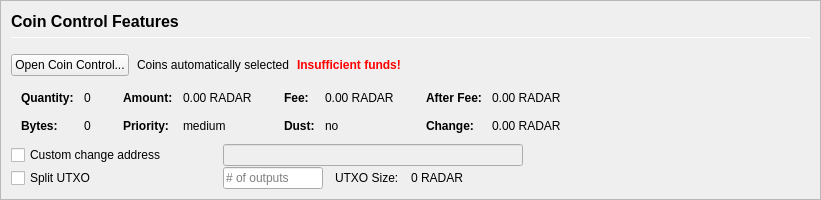
         <widget class="QFrame" name="frameCoinControl">
          <property name="sizePolicy">
           <sizepolicy hsizetype="Expanding" vsizetype="Expanding">
            <horstretch>0</horstretch>
            <verstretch>0</verstretch>
           </sizepolicy>
          </property>
          <property name="maximumSize">
           <size>
            <width>16777215</width>
            <height>16777215</height>
           </size>
          </property>
          <property name="frameShape">
           <enum>QFrame::StyledPanel</enum>
          </property>
          <property name="frameShadow">
           <enum>QFrame::Sunken</enum>
          </property>
          <layout class="QVBoxLayout" name="verticalLayoutCoinControl2">
           <property name="spacing">
            <number>0</number>
           </property>
           <property name="margin">
            <number>0</number>
           </property>
           <item>
            <widget class="QFrame" name="frameCoinControl_BG">
             <layout class="QVBoxLayout" name="verticalLayoutCoinControl" stretch="0,0,0,0,0,0">
              <property name="spacing">
               <number>1</number>
              </property>
              <property name="leftMargin">
               <number>10</number>
              </property>
              <property name="topMargin">
               <number>10</number>
              </property>
              <item>
               <layout class="QHBoxLayout" name="horizontalLayoutCoinControl1">
                <property name="bottomMargin">
                 <number>15</number>
                </property>
                <item>
                 <layout class="QVBoxLayout" name="verticalLayout_3">
                  <property name="spacing">
                   <number>6</number>
                  </property>
                  <item>
                   <widget class="QLabel" name="labelCoinControlFeatures">
                    <property name="sizePolicy">
                     <sizepolicy hsizetype="Preferred" vsizetype="Maximum">
                      <horstretch>0</horstretch>
                      <verstretch>0</verstretch>
                     </sizepolicy>
                    </property>
                    <property name="minimumSize">
                     <size>
                      <width>0</width>
                      <height>20</height>
                     </size>
                    </property>
                    <property name="font">
                     <font>
                      <pointsize>12</pointsize>
                      <weight>75</weight>
                      <bold>true</bold>
                     </font>
                    </property>
                    <property name="styleSheet">
                     <string notr="true">font-weight:bold;</string>
                    </property>
                    <property name="text">
                     <string>Coin Control Features</string>
                    </property>
                   </widget>
                  </item>
                  <item>
                   <widget class="Line" name="line">
                    <property name="minimumSize">
                     <size>
                      <width>0</width>
                      <height>1</height>
                     </size>
                    </property>
                    <property name="maximumSize">
                     <size>
                      <width>16777215</width>
                      <height>1</height>
                     </size>
                    </property>
                    <property name="orientation">
                     <enum>Qt::Horizontal</enum>
                    </property>
                   </widget>
                  </item>
                 </layout>
                </item>
               </layout>
              </item>
              <item>
               <layout class="QHBoxLayout" name="horizontalLayoutCoinControl2" stretch="0,0,0,0">
                <property name="spacing">
                 <number>8</number>
                </property>
                <property name="bottomMargin">
                 <number>10</number>
                </property>
                <item>
                 <widget class="QPushButton" name="pushButtonCoinControl">
                  <property name="styleSheet">
                   <string notr="true"/>
                  </property>
                  <property name="text">
                   <string>Open Coin Control...</string>
                  </property>
                  <property name="autoDefault">
                   <bool>false</bool>
                  </property>
                 </widget>
                </item>
                <item>
                 <widget class="QLabel" name="labelCoinControlAutomaticallySelected">
                  <property name="text">
                   <string>Coins automatically selected</string>
                  </property>
                  <property name="margin">
                   <number>5</number>
                  </property>
                 </widget>
                </item>
                <item>
                 <widget class="QLabel" name="labelCoinControlInsuffFunds">
                  <property name="font">
                   <font>
                    <weight>75</weight>
                    <bold>true</bold>
                   </font>
                  </property>
                  <property name="styleSheet">
                   <string notr="true">color:red;font-weight:bold;</string>
                  </property>
                  <property name="text">
                   <string>Insufficient funds!</string>
                  </property>
                  <property name="margin">
                   <number>5</number>
                  </property>
                 </widget>
                </item>
                <item>
                 <spacer name="horizontalSpacerCoinControl">
                  <property name="orientation">
                   <enum>Qt::Horizontal</enum>
                  </property>
                  <property name="sizeHint" stdset="0">
                   <size>
                    <width>40</width>
                    <height>1</height>
                   </size>
                  </property>
                 </spacer>
                </item>
               </layout>
              </item>
              <item>
               <widget class="QWidget" name="widgetCoinControl" native="true">
                <property name="sizePolicy">
                 <sizepolicy hsizetype="Preferred" vsizetype="Preferred">
                  <horstretch>0</horstretch>
                  <verstretch>0</verstretch>
                 </sizepolicy>
                </property>
                <property name="minimumSize">
                 <size>
                  <width>0</width>
                  <height>0</height>
                 </size>
                </property>
                <property name="styleSheet">
                 <string notr="true"/>
                </property>
                <layout class="QHBoxLayout" name="horizontalLayoutCoinControl5">
                 <property name="margin">
                  <number>0</number>
                 </property>
                 <item>
                  <layout class="QHBoxLayout" name="horizontalLayoutCoinControl3" stretch="0,0,0,1">
                   <property name="spacing">
                    <number>20</number>
                   </property>
                   <property name="topMargin">
                    <number>0</number>
                   </property>
                   <property name="bottomMargin">
                    <number>10</number>
                   </property>
                   <item>
                    <layout class="QFormLayout" name="formLayoutCoinControl1">
                     <property name="horizontalSpacing">
                      <number>10</number>
                     </property>
                     <property name="verticalSpacing">
                      <number>14</number>
                     </property>
                     <property name="leftMargin">
                      <number>10</number>
                     </property>
                     <property name="topMargin">
                      <number>4</number>
                     </property>
                     <property name="rightMargin">
                      <number>6</number>
                     </property>
                     <item row="0" column="0">
                      <widget class="QLabel" name="labelCoinControlQuantityText">
                       <property name="font">
                        <font>
                         <weight>75</weight>
                         <bold>true</bold>
                        </font>
                       </property>
                       <property name="text">
                        <string>Quantity:</string>
                       </property>
                       <property name="margin">
                        <number>0</number>
                       </property>
                      </widget>
                     </item>
                     <item row="0" column="1">
                      <widget class="QLabel" name="labelCoinControlQuantity">
                       <property name="cursor">
                        <cursorShape>IBeamCursor</cursorShape>
                       </property>
                       <property name="contextMenuPolicy">
                        <enum>Qt::ActionsContextMenu</enum>
                       </property>
                       <property name="text">
                        <string notr="true">0</string>
                       </property>
                       <property name="margin">
                        <number>0</number>
                       </property>
                       <property name="textInteractionFlags">
                        <set>Qt::LinksAccessibleByMouse|Qt::TextSelectableByKeyboard|Qt::TextSelectableByMouse</set>
                       </property>
                      </widget>
                     </item>
                     <item row="1" column="0">
                      <widget class="QLabel" name="labelCoinControlBytesText">
                       <property name="font">
                        <font>
                         <weight>75</weight>
                         <bold>true</bold>
                        </font>
                       </property>
                       <property name="text">
                        <string>Bytes:</string>
                       </property>
                      </widget>
                     </item>
                     <item row="1" column="1">
                      <widget class="QLabel" name="labelCoinControlBytes">
                       <property name="cursor">
                        <cursorShape>IBeamCursor</cursorShape>
                       </property>
                       <property name="contextMenuPolicy">
                        <enum>Qt::ActionsContextMenu</enum>
                       </property>
                       <property name="text">
                        <string notr="true">0</string>
                       </property>
                       <property name="textInteractionFlags">
                        <set>Qt::LinksAccessibleByMouse|Qt::TextSelectableByKeyboard|Qt::TextSelectableByMouse</set>
                       </property>
                      </widget>
                     </item>
                    </layout>
                   </item>
                   <item>
                    <layout class="QFormLayout" name="formLayoutCoinControl2">
                     <property name="horizontalSpacing">
                      <number>10</number>
                     </property>
                     <property name="verticalSpacing">
                      <number>14</number>
                     </property>
                     <property name="leftMargin">
                      <number>6</number>
                     </property>
                     <property name="topMargin">
                      <number>4</number>
                     </property>
                     <property name="rightMargin">
                      <number>6</number>
                     </property>
                     <item row="0" column="0">
                      <widget class="QLabel" name="labelCoinControlAmountText">
                       <property name="font">
                        <font>
                         <weight>75</weight>
                         <bold>true</bold>
                        </font>
                       </property>
                       <property name="text">
                        <string>Amount:</string>
                       </property>
                       <property name="margin">
                        <number>0</number>
                       </property>
                      </widget>
                     </item>
                     <item row="0" column="1">
                      <widget class="QLabel" name="labelCoinControlAmount">
                       <property name="cursor">
                        <cursorShape>IBeamCursor</cursorShape>
                       </property>
                       <property name="contextMenuPolicy">
                        <enum>Qt::ActionsContextMenu</enum>
                       </property>
                       <property name="text">
                        <string notr="true">0.00 RADAR</string>
                       </property>
                       <property name="textInteractionFlags">
                        <set>Qt::LinksAccessibleByMouse|Qt::TextSelectableByKeyboard|Qt::TextSelectableByMouse</set>
                       </property>
                      </widget>
                     </item>
                     <item row="1" column="0">
                      <widget class="QLabel" name="labelCoinControlPriorityText">
                       <property name="font">
                        <font>
                         <weight>75</weight>
                         <bold>true</bold>
                        </font>
                       </property>
                       <property name="text">
                        <string>Priority:</string>
                       </property>
                      </widget>
                     </item>
                     <item row="1" column="1">
                      <widget class="QLabel" name="labelCoinControlPriority">
                       <property name="cursor">
                        <cursorShape>IBeamCursor</cursorShape>
                       </property>
                       <property name="contextMenuPolicy">
                        <enum>Qt::ActionsContextMenu</enum>
                       </property>
                       <property name="text">
                        <string>medium</string>
                       </property>
                       <property name="textInteractionFlags">
                        <set>Qt::LinksAccessibleByMouse|Qt::TextSelectableByKeyboard|Qt::TextSelectableByMouse</set>
                       </property>
                      </widget>
                     </item>
                    </layout>
                   </item>
                   <item>
                    <layout class="QFormLayout" name="formLayoutCoinControl3">
                     <property name="horizontalSpacing">
                      <number>10</number>
                     </property>
                     <property name="verticalSpacing">
                      <number>14</number>
                     </property>
                     <property name="leftMargin">
                      <number>6</number>
                     </property>
                     <property name="topMargin">
                      <number>4</number>
                     </property>
                     <property name="rightMargin">
                      <number>6</number>
                     </property>
                     <item row="0" column="0">
                      <widget class="QLabel" name="labelCoinControlFeeText">
                       <property name="font">
                        <font>
                         <weight>75</weight>
                         <bold>true</bold>
                        </font>
                       </property>
                       <property name="text">
                        <string>Fee:</string>
                       </property>
                       <property name="margin">
                        <number>0</number>
                       </property>
                      </widget>
                     </item>
                     <item row="0" column="1">
                      <widget class="QLabel" name="labelCoinControlFee">
                       <property name="cursor">
                        <cursorShape>IBeamCursor</cursorShape>
                       </property>
                       <property name="contextMenuPolicy">
                        <enum>Qt::ActionsContextMenu</enum>
                       </property>
                       <property name="text">
                        <string notr="true">0.00 RADAR</string>
                       </property>
                       <property name="textInteractionFlags">
                        <set>Qt::LinksAccessibleByMouse|Qt::TextSelectableByKeyboard|Qt::TextSelectableByMouse</set>
                       </property>
                      </widget>
                     </item>
                     <item row="1" column="0">
                      <widget class="QLabel" name="labelCoinControlLowOutputText">
                       <property name="font">
                        <font>
                         <weight>75</weight>
                         <bold>true</bold>
                        </font>
                       </property>
                       <property name="text">
                        <string>Dust:</string>
                       </property>
                      </widget>
                     </item>
                     <item row="1" column="1">
                      <widget class="QLabel" name="labelCoinControlLowOutput">
                       <property name="cursor">
                        <cursorShape>IBeamCursor</cursorShape>
                       </property>
                       <property name="contextMenuPolicy">
                        <enum>Qt::ActionsContextMenu</enum>
                       </property>
                       <property name="text">
                        <string>no</string>
                       </property>
                       <property name="textInteractionFlags">
                        <set>Qt::LinksAccessibleByMouse|Qt::TextSelectableByKeyboard|Qt::TextSelectableByMouse</set>
                       </property>
                      </widget>
                     </item>
                    </layout>
                   </item>
                   <item>
                    <layout class="QFormLayout" name="formLayoutCoinControl4">
                     <property name="horizontalSpacing">
                      <number>10</number>
                     </property>
                     <property name="verticalSpacing">
                      <number>14</number>
                     </property>
                     <property name="leftMargin">
                      <number>6</number>
                     </property>
                     <property name="topMargin">
                      <number>4</number>
                     </property>
                     <property name="rightMargin">
                      <number>6</number>
                     </property>
                     <item row="0" column="0">
                      <widget class="QLabel" name="labelCoinControlAfterFeeText">
                       <property name="font">
                        <font>
                         <weight>75</weight>
                         <bold>true</bold>
                        </font>
                       </property>
                       <property name="text">
                        <string>After Fee:</string>
                       </property>
                       <property name="margin">
                        <number>0</number>
                       </property>
                      </widget>
                     </item>
                     <item row="0" column="1">
                      <widget class="QLabel" name="labelCoinControlAfterFee">
                       <property name="cursor">
                        <cursorShape>IBeamCursor</cursorShape>
                       </property>
                       <property name="contextMenuPolicy">
                        <enum>Qt::ActionsContextMenu</enum>
                       </property>
                       <property name="text">
                        <string notr="true">0.00 RADAR</string>
                       </property>
                       <property name="textInteractionFlags">
                        <set>Qt::LinksAccessibleByMouse|Qt::TextSelectableByKeyboard|Qt::TextSelectableByMouse</set>
                       </property>
                      </widget>
                     </item>
                     <item row="1" column="0">
                      <widget class="QLabel" name="labelCoinControlChangeText">
                       <property name="font">
                        <font>
                         <weight>75</weight>
                         <bold>true</bold>
                        </font>
                       </property>
                       <property name="text">
                        <string>Change:</string>
                       </property>
                      </widget>
                     </item>
                     <item row="1" column="1">
                      <widget class="QLabel" name="labelCoinControlChange">
                       <property name="cursor">
                        <cursorShape>IBeamCursor</cursorShape>
                       </property>
                       <property name="contextMenuPolicy">
                        <enum>Qt::ActionsContextMenu</enum>
                       </property>
                       <property name="text">
                        <string notr="true">0.00 RADAR</string>
                       </property>
                       <property name="textInteractionFlags">
                        <set>Qt::LinksAccessibleByMouse|Qt::TextSelectableByKeyboard|Qt::TextSelectableByMouse</set>
                       </property>
                      </widget>
                     </item>
                    </layout>
                   </item>
                  </layout>
                 </item>
                </layout>
               </widget>
              </item>
              <item>
               <layout class="QHBoxLayout" name="horizontalLayoutCoinControl4">
                <property name="spacing">
                 <number>12</number>
                </property>
                <property name="sizeConstraint">
                 <enum>QLayout::SetDefaultConstraint</enum>
                </property>
                <property name="topMargin">
                 <number>0</number>
                </property>
                <property name="rightMargin">
                 <number>0</number>
                </property>
                <item>
                 <widget class="QCheckBox" name="checkBoxCoinControlChange">
                  <property name="sizePolicy">
                   <sizepolicy hsizetype="Preferred" vsizetype="Preferred">
                    <horstretch>0</horstretch>
                    <verstretch>0</verstretch>
                   </sizepolicy>
                  </property>
                  <property name="minimumSize">
                   <size>
                    <width>200</width>
                    <height>0</height>
                   </size>
                  </property>
                  <property name="maximumSize">
                   <size>
                    <width>200</width>
                    <height>16777215</height>
                   </size>
                  </property>
                  <property name="toolTip">
                   <string>If this is activated, but the change address is empty or invalid, change will be sent to a newly generated address.</string>
                  </property>
                  <property name="text">
                   <string>Custom change address</string>
                  </property>
                 </widget>
                </item>
                <item>
                 <widget class="QValidatedLineEdit" name="lineEditCoinControlChange">
                  <property name="enabled">
                   <bool>false</bool>
                  </property>
                  <property name="sizePolicy">
                   <sizepolicy hsizetype="Preferred" vsizetype="Preferred">
                    <horstretch>0</horstretch>
                    <verstretch>0</verstretch>
                   </sizepolicy>
                  </property>
                  <property name="minimumSize">
                   <size>
                    <width>300</width>
                    <height>0</height>
                   </size>
                  </property>
                 </widget>
                </item>
                <item>
                 <widget class="QLabel" name="labelCoinControlChangeLabel">
                  <property name="sizePolicy">
                   <sizepolicy hsizetype="Preferred" vsizetype="Preferred">
                    <horstretch>0</horstretch>
                    <verstretch>0</verstretch>
                   </sizepolicy>
                  </property>
                  <property name="minimumSize">
                   <size>
                    <width>100</width>
                    <height>0</height>
                   </size>
                  </property>
                  <property name="text">
                   <string/>
                  </property>
                  <property name="margin">
                   <number>3</number>
                  </property>
                 </widget>
                </item>
               </layout>
              </item>
              <item>
               <layout class="QHBoxLayout" name="horizontalLayoutCoinControl6">
                <property name="spacing">
                 <number>12</number>
                </property>
                <property name="rightMargin">
                 <number>0</number>
                </property>
                <item>
                 <widget class="QCheckBox" name="splitBlockCheckBox">
                  <property name="sizePolicy">
                   <sizepolicy hsizetype="Preferred" vsizetype="Preferred">
                    <horstretch>0</horstretch>
                    <verstretch>0</verstretch>
                   </sizepolicy>
                  </property>
                  <property name="minimumSize">
                   <size>
                    <width>200</width>
                    <height>0</height>
                   </size>
                  </property>
                  <property name="maximumSize">
                   <size>
                    <width>200</width>
                    <height>16777215</height>
                   </size>
                  </property>
                  <property name="text">
                   <string>Split UTXO</string>
                  </property>
                 </widget>
                </item>
                <item>
                 <widget class="QLineEdit" name="splitBlockLineEdit">
                  <property name="sizePolicy">
                   <sizepolicy hsizetype="Preferred" vsizetype="Preferred">
                    <horstretch>50</horstretch>
                    <verstretch>0</verstretch>
                   </sizepolicy>
                  </property>
                  <property name="minimumSize">
                   <size>
                    <width>100</width>
                    <height>0</height>
                   </size>
                  </property>
                  <property name="maximumSize">
                   <size>
                    <width>100</width>
                    <height>16777215</height>
                   </size>
                  </property>
                  <property name="placeholderText">
                   <string># of outputs</string>
                  </property>
                 </widget>
                </item>
                <item>
                 <widget class="QLabel" name="labelBlockSizeText">
                  <property name="text">
                   <string>UTXO Size:</string>
                  </property>
                 </widget>
                </item>
                <item>
                 <widget class="QLabel" name="labelBlockSize">
                  <property name="text">
                   <string>0 RADAR</string>
                  </property>
                 </widget>
                </item>
                <item>
                 <spacer name="horizontalSpacer_7">
                  <property name="orientation">
                   <enum>Qt::Horizontal</enum>
                  </property>
                  <property name="sizeHint" stdset="0">
                   <size>
                    <width>40</width>
                    <height>20</height>
                   </size>
                  </property>
                 </spacer>
                </item>
               </layout>
              </item>
              <item>
               <spacer name="verticalSpacerCoinControl">
                <property name="orientation">
                 <enum>Qt::Vertical</enum>
                </property>
                <property name="sizeHint" stdset="0">
                 <size>
                  <width>800</width>
                  <height>1</height>
                 </size>
                </property>
               </spacer>
              </item>
             </layout>
            </widget>
           </item>
          </layout>
         </widget>
